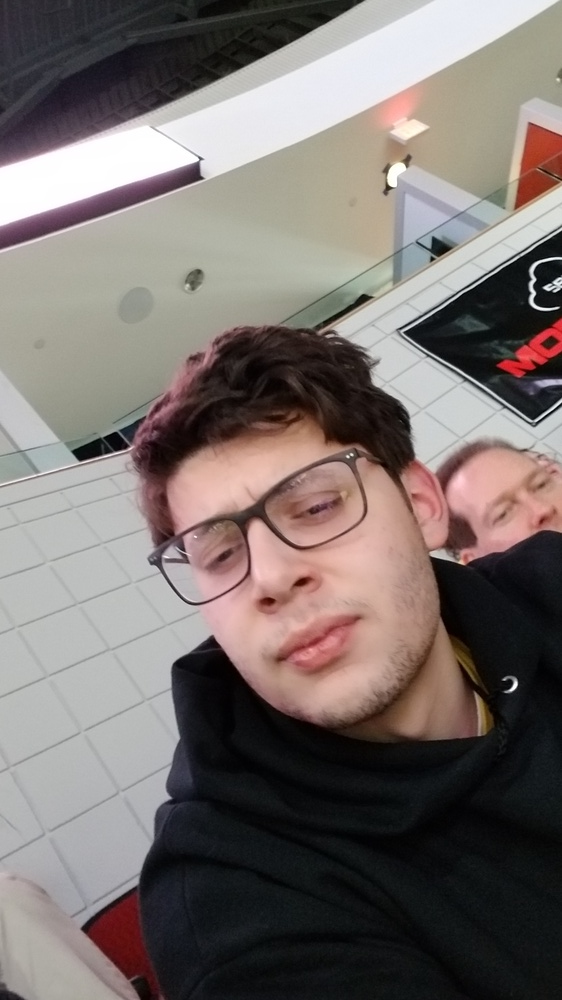
#> input picture thicc_man.jpg, 562 x 1000 px, shrunk from 1836 x 3264 before the run
$ python 'Display and Write Image.py'
#> lines starting #> are read from the running program, lines starting #| are printed output that depends on the picture
import numpy as np
import cv2 as cv
img = cv.imread('thicc_man.jpg',0)
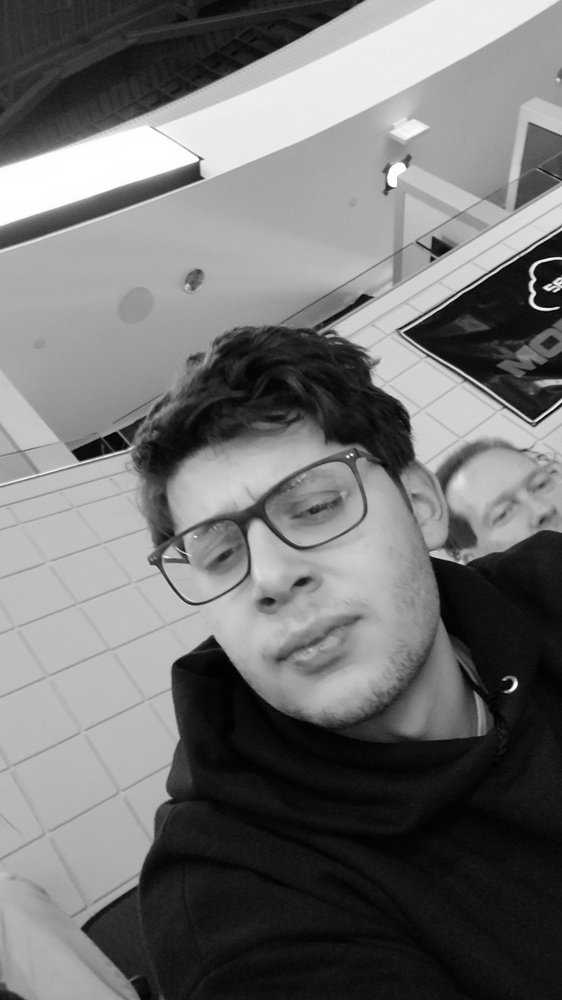
#> img: shape (1000, 562); min 0, max 255, mean 115.4
cv.namedWindow('thicc_man.jpg', cv.WINDOW_NORMAL)
cv.imshow('thicc_man.jpg',img)
s = cv.waitKey(0)
#> (key Esc is pressed here)
if s == 27:
    cv.destroyAllWindows()
elif s == ord('s'):
    cv.imwrite('thicc_boi.png',img)
    cv.destroyAllWindows()
